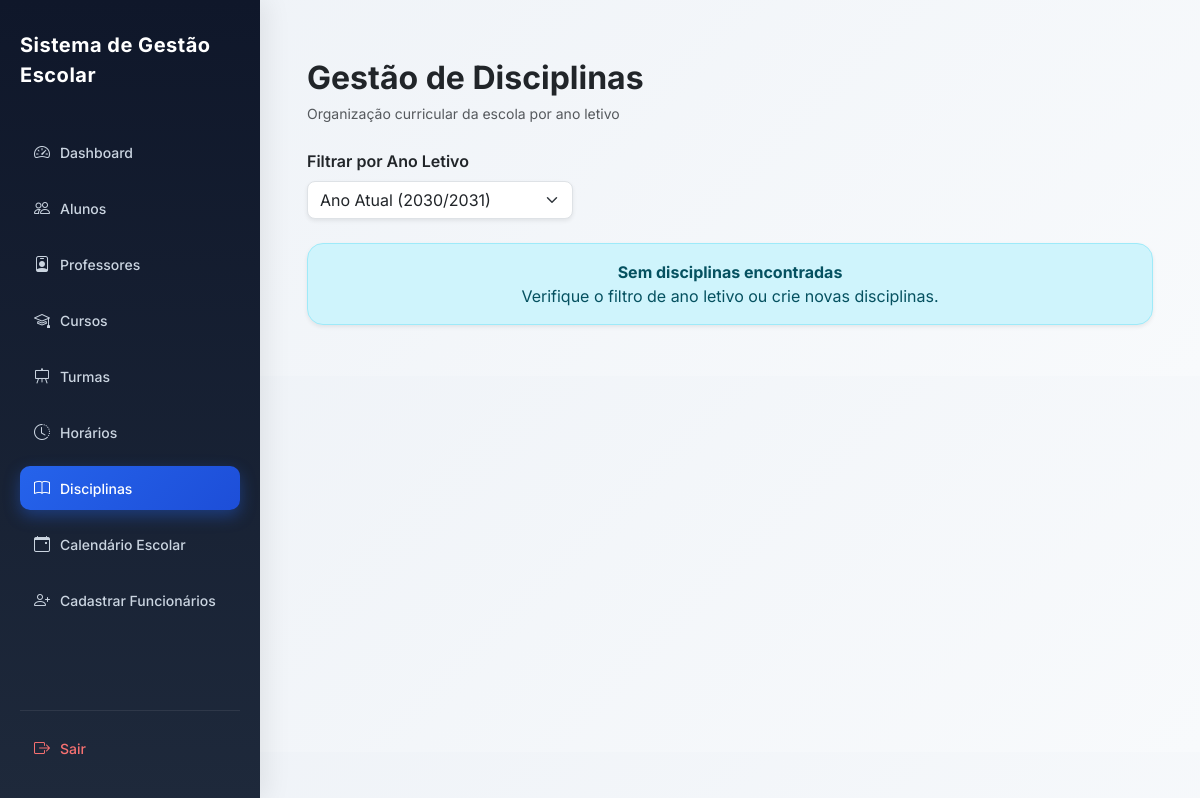
The page /disciplinas/ (signed in) on the database as committed earlier.
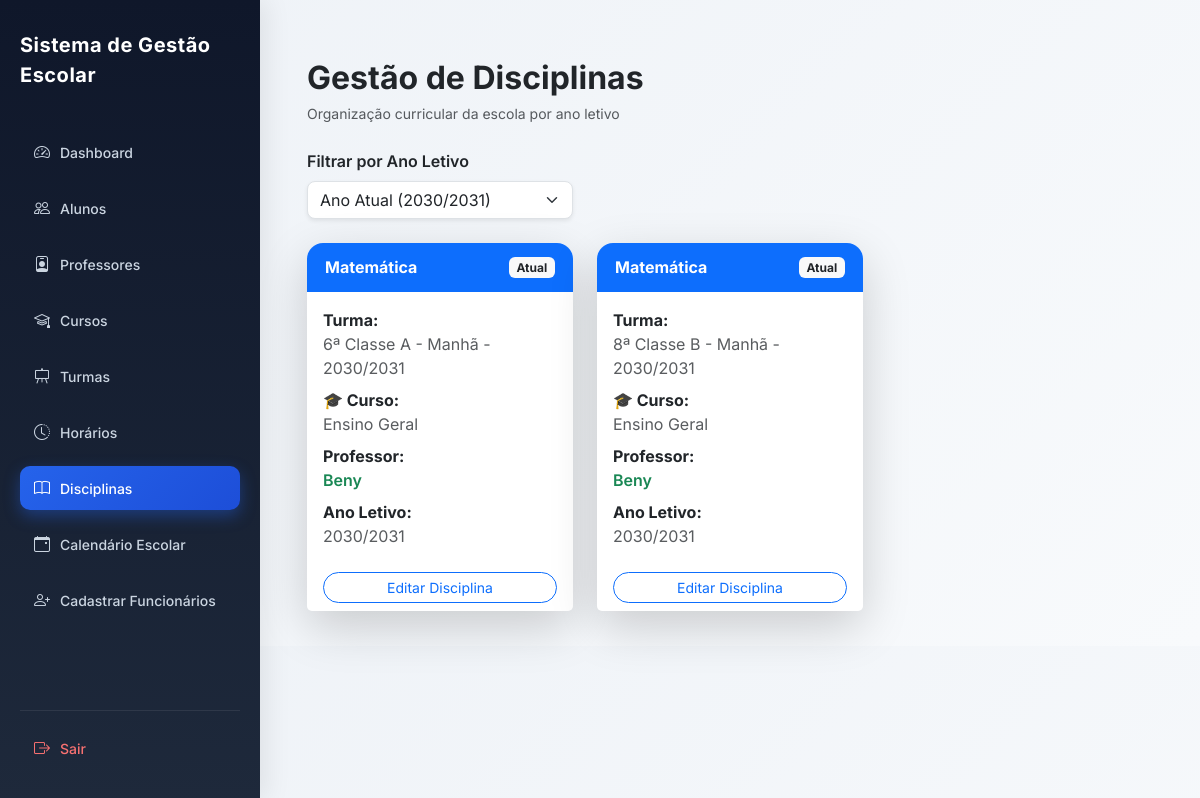
The same page on the database as committed later.
### academic/models.py (models this page shows, shortened)
class Disciplina(models.Model):
    nome = models.CharField(max_length=90)
    turma = models.ForeignKey(
        Turma,
        on_delete=models.CASCADE,
        related_name="disciplinas"
    )
    professor = models.ForeignKey(
        settings.AUTH_USER_MODEL,
        on_delete=models.CASCADE,
        limit_choices_to={'role': 'PROFESSOR'},
        related_name="disciplinas",
        null=True,
        blank=True
    )
    escola = models.ForeignKey(
        Escola,
        on_delete=models.CASCADE,
        related_name="disciplinas"
    )
    criada_em = models.DateTimeField(auto_now_add=True)
    class Meta:
        unique_together = ('nome', 'turma', 'escola')
        ordering = ["nome"]

class Turma(models.Model):
    CLASSE_CHOICES = [
        ('4', '4ª Classe'),
        ('5', '5ª Classe'),
        ('6', '6ª Classe'),
        ('7', '7ª Classe'),
        ('8', '8ª Classe'),
        ('9', '9ª Classe'),
        ('10', '10ª Classe'),
        ('11', '11ª Classe'),
        ('12', '12ª Classe'),
        ('13', '13ª Classe'),
    ]
    TURNOS = [
        ('MANHA', 'Manhã'),
        ('TARDE', 'Tarde'),
        ('NOITE', 'Noite'),
    ]
    classe = models.CharField(
        max_length=10,
        choices=CLASSE_CHOICES,
        verbose_name="Classe"
    )
    curso = models.ForeignKey(
        'Curso',
        on_delete=models.SET_NULL,
        null=True,
        blank=True,
        related_name="turmas",
        verbose_name="Curso"
    )
    identificador = models.CharField(
        max_length=5,
        verbose_name="Identificador"
    )
    turno = models.CharField(
        max_length=10,
        choices=TURNOS,
        default='MANHA',
        verbose_name='Turno'
    )
    ano_letivo = models.ForeignKey(
        'AnoLetivo',
        on_delete=models.CASCADE,
        related_name="turmas",
        verbose_name="Ano Letivo"
    )
    escola = models.ForeignKey(
        'Escola',
        on_delete=models.CASCADE,
        related_name="turmas",
        verbose_name="Escola"
    )
    professor = models.ForeignKey(
        settings.AUTH_USER_MODEL,
        on_delete=models.SET_NULL,
        related_name="turmas",
        limit_choices_to={"role": "PROFESSOR"},
        null=True,
        blank=True,
        verbose_name="Professor"
    )
    criada_em = models.DateTimeField(
        auto_now_add=True,
        verbose_name="Data de Criação"
    )
    class Meta:
        constraints = [
            models.UniqueConstraint(
                fields=['classe', 'identificador', 'turno', 'ano_letivo', 'escola', 'curso'],
                name='unique_turma_por_curso'
            )
        ]
        verbose_name = "Turma"
        verbose_name_plural = "Turmas"
    def nome_completo(self):
        return f"{self.get_classe_display()} {self.identificador} - {self.get_turno_display()} - {self.ano_letivo}"
    def __str__(self):
        return self.nome_completo()

class AnoLetivo(models.Model):
    nome = models.CharField(max_length=20)  # Ex: 2025/2026
    ativo = models.BooleanField(default=True)
    escola = models.ForeignKey(
        "Escola",
        on_delete=models.CASCADE,
        related_name="anos_letivos"
    )
    def __str__(self):
        return self.nome

### users/models.py (models this page shows, shortened)
class User(AbstractUser):
    ROLE_CHOICES = (
        ('SUPERADMIN', 'Super Admin'),
        ('DIRETOR', 'Diretor'),
        ('PROFESSOR', 'Professor'),
        ('ALUNO', 'Aluno'),
        ('FINANCEIRO', 'Financeiro'),
        ('SECRETARIA', 'Secretaria'),
    )
    role = models.CharField(
        max_length=20,
        choices=ROLE_CHOICES,
        default='ALUNO'
    )
    ativo = models.BooleanField(default=True)
    escola = models.ForeignKey(
        'academic.Escola',
        on_delete=models.CASCADE,
        null=True,
        blank=True,
        related_name="usuarios"
    )
    criado_em = models.DateTimeField(auto_now_add=True)
    objects = UserManager()

### core/views.py (the view)
# urls.py: path('disciplinas/', views.lista_disciplinas, name='disciplinas'),
@login_required
def lista_disciplinas(request):
    escola = get_escola(request)
    if not escola:
        return redirect('dashboard')
    ano_ativo = AnoLetivo.objects.filter(
        escola=escola,
        ativo=True
    ).first()
    ano_id = request.GET.get("ano")
    if request.user.role == "DIRETOR":
        disciplinas = Disciplina.objects.filter(
            escola=escola
        )
    elif request.user.role == "PROFESSOR":
        disciplinas = Disciplina.objects.filter(
            escola=escola,
            professor=request.user
        )
    else:
        return redirect("dashboard")
    if ano_id:
        disciplinas = disciplinas.filter(
            turma__ano_letivo_id=ano_id
        )
    else:
        disciplinas = disciplinas.filter(
            turma__ano_letivo=ano_ativo
        )
    anos = AnoLetivo.objects.filter(
        escola=escola
    ).order_by("-nome")
    return render(request, "disciplinas.html", {
        "disciplinas": disciplinas,
        "anos": anos,
        "ano_selecionado": ano_id,
        "ano_ativo": ano_ativo
    })

### core/views.py (called while the page is built)
def get_escola(request):
    user = request.user
    if user.role == 'SUPERADMIN':
        escola_id = request.session.get('escola_id')
        if escola_id:
            return Escola.objects.filter(id=escola_id).first()
        return None
    return user.escola

### core/templates/disciplinas.html (shortened to what this page needs)
{% extends "base.html" %}
{% block content %}
<div class="container-fluid mt-4">
<div class="d-flex justify-content-between align-items-center flex-wrap gap-3 mb-4">
    <div>
        <h2 class="fw-bold mb-1">
            Gestão de Disciplinas
        </h2>
        <small class="text-muted">
            Organização curricular da escola por ano letivo
        </small>
    </div>
</div>
<form method="GET" class="mb-4">
    <div class="row">
        <div class="col-md-4">
            <label class="form-label fw-semibold">
                Filtrar por Ano Letivo
            </label>
            <select name="ano"
                    class="form-select shadow-sm rounded-3"
                    onchange="this.form.submit()">
                <option value="">
                    Ano Atual ({{ ano_ativo.nome }})
                </option>
            </select>
        </div>
    </div>
</form>
<div class="row g-4">
    {% for disciplina in disciplinas %}
    <div class="col-md-6 col-xl-4">
        <div class="card border-0 shadow-lg h-100 rounded-4 hover-card">
            <div class="card-header bg-primary text-white border-0 rounded-top-4">
                <div class="d-flex justify-content-between align-items-center">
                    <h6 class="mb-0 fw-bold">
                        {{ disciplina.nome }}
                    </h6>
                    {% if disciplina.turma.ano_letivo.ativo %}
                        <span class="badge bg-light text-dark">
                            Atual
                        </span>
                    {% else %}
                        <span class="badge bg-secondary">
                            Histórico
                        </span>
                    {% endif %}
                </div>
            </div>
            <div class="card-body">
                <p class="mb-2">
                    <strong>Turma:</strong><br>
                    <span class="text-muted">{{ disciplina.turma }}</span>
                </p>
                <p class="mb-2">
                    <strong>🎓 Curso:</strong><br>
                    {% if disciplina.turma.curso %}
                        <span class="badge bg-info text-dark">
                            {{ disciplina.turma.curso.nome }}
                        </span>
                    {% else %}
                        <span class="text-muted">
                            Ensino Geral
                        </span>
                    {% endif %}
                </p>
                <p class="mb-2">
                    <strong>Professor:</strong><br>
                    {% if disciplina.professor %}
                        <span class="text-success fw-semibold">
                            {{ disciplina.professor.get_full_name|default:disciplina.professor.username }}
                        </span>
                    {% else %}
                        <span class="badge bg-warning text-dark">
                            Não atribuído
                        </span>
                    {% endif %}
                </p>
                <p class="mb-0">
                    <strong>Ano Letivo:</strong><br>
                    <span class="text-muted">
                        {{ disciplina.turma.ano_letivo }}
                    </span>
                </p>
            </div>
            <div class="card-footer bg-white border-0">
                {% if disciplina.turma.ano_letivo.ativo %}
                    <a href="{% url 'editar_disciplina' disciplina.id %}"
                       class="btn btn-outline-primary btn-sm w-100 rounded-pill">
                        Editar Disciplina
                    </a>
                {% else %}
                    <button class="btn btn-outline-secondary btn-sm w-100 rounded-pill"
                            disabled
                            title="Não é possível editar disciplinas de anos encerrados">
                        Histórico (não editável)
                    </button>
                {% endif %}
            </div>
        </div>
    </div>
    {% empty %}
    <div class="col-12">
        <div class="alert alert-info text-center shadow-sm rounded-4">
            <strong>Sem disciplinas encontradas</strong><br>
            Verifique o filtro de ano letivo ou crie novas disciplinas.
        </div>
    </div>
    {% endfor %}
</div>
</div>
{% endblock %}

### core/templates/base.html (shortened to what this page needs)
<!DOCTYPE html>
<html lang="pt">
<head>
    <link href="https://cdn.jsdelivr.net/npm/bootstrap@5.3.2/dist/css/bootstrap.min.css" rel="stylesheet">
    <link rel="stylesheet"
          href="https://cdn.jsdelivr.net/npm/bootstrap-icons@1.11.1/font/bootstrap-icons.css">
</head>
<body>
<div class="sidebar">
    <div class="sidebar-content">
        <div class="brand">
            Sistema de Gestão Escolar
        </div>
        <ul class="menu">
            <li class="menu-item">
                <a href="/dashboard/"
                   class="menu-link {% if request.path == '/dashboard/' %}active{% endif %}">
                    <i class="bi bi-speedometer2"></i>
                    Dashboard
                </a>
            </li>
            <li class="menu-item">
                <a href="/alunos/"
                   class="menu-link {% if '/alunos/' in request.path %}active{% endif %}">
                    <i class="bi bi-people"></i>
                    Alunos
                </a>
            </li>
            <li class="menu-item">
                <a href="/professores/"
                   class="menu-link {% if '/professores/' in request.path %}active{% endif %}">
                    <i class="bi bi-person-badge"></i>
                    Professores
                </a>
            </li>
            <li class="menu-item">
                <a href="{% url 'cursos' %}"
                   class="menu-link {% if request.resolver_match.url_name == 'cursos' %}active{% endif %}">
                    <i class="bi bi-mortarboard"></i>
                    Cursos
                </a>
            </li>
            <li class="menu-item">
                <a href="/turmas/"
                   class="menu-link {% if '/turmas/' in request.path %}active{% endif %}">
                    <i class="bi bi-easel"></i>
                    Turmas
                </a>
            </li>
            <li class="menu-item">
                <a href="{% url 'horarios_turma' %}"
                   class="menu-link {% if request.resolver_match.url_name == 'horarios_turma' %}active{% endif %}">
                    <i class="bi bi-clock-history"></i>
                    Horários
                </a>
            </li>
            <li class="menu-item">
                <a href="/disciplinas/"
                   class="menu-link {% if '/disciplinas/' in request.path %}active{% endif %}">
                    <i class="bi bi-book"></i>
                    Disciplinas
                </a>
            </li>
            <li class="menu-item">
                <a href="{% url 'calendario_escolar' %}"
                   class="menu-link {% if request.resolver_match.url_name == 'calendario_escolar' %}active{% endif %}">
                    <i class="bi bi-calendar-event"></i>
                    Calendário Escolar
                </a>
            </li>
            <li class="menu-item">
                <a href="{% url 'cadastrar_secretaria' %}"
                   class="menu-link {% if request.resolver_match.url_name == 'cadastrar_secretaria' %}active{% endif %}">
                    <i class="bi bi-person-plus"></i>
                    Cadastrar Funcionários
                </a>
            </li>
        </ul>
    </div>
    <div class="sidebar-footer">
        <a href="/logout/" class="menu-link logout-link">
            <i class="bi bi-box-arrow-right"></i>
            <span>Sair</span>
        </a>
    </div>
</div>
<div class="content">
    {% block content %}
    {% endblock %}
</div>
</body>
</html>

### core/templates/base.html (style rules this page uses)
body { margin: 0; font-family: 'Inter', sans-serif; background: linear-gradient(135deg, #eef2f7, #f8fafc); }
.sidebar { position: fixed; width: 260px; height: 100vh; background: linear-gradient(180deg, #0f172a, #1e293b); padding: 30px 20px; color: white; box-shadow: 6px 0 25px rgba(0,0,0,0.08); display: flex; flex-direction: column; justify-content: space-between; overflow-y: auto; }
.sidebar-content { flex: 1; }
.brand { font-size: 20px; font-weight: 700; margin-bottom: 40px; letter-spacing: 0.5px; }
.menu { list-style: none; padding: 0; margin: 0; }
.menu-item { margin-bottom: 12px; }
.menu-link { display: flex; align-items: center; text-decoration: none; padding: 10px 14px; border-radius: 10px; color: #cbd5e1; font-weight: 500; transition: 0.3s; font-size: 14px; }
.menu-link i { margin-right: 10px; font-size: 16px; }
.menu-link.active { background: linear-gradient(135deg, #2563eb, #1d4ed8); color: white; box-shadow: 0 6px 16px rgba(37, 99, 235, 0.4); }
.sidebar-footer { padding-top: 15px; margin-top: 10px; border-top: 1px solid rgba(255,255,255,0.08); }
.logout-link { color: #f87171; }
.content { margin-left: 260px; padding: 35px; }

### core/templates/disciplinas.html (style rules this page uses)
.hover-card { transition: all 0.25s ease; }
.card-header { padding: 14px 18px; }

Rows that differ between the two databases and show on the page:
added Disciplina: nome "Matemática", shows "Atual", turma "6ª Classe A - Manhã - 2030/2031", shows "Ensino Geral", professor.get_full_name "Beny", turma.ano_letivo "2030/2031", shows "Editar Disciplina"
added Disciplina: nome "Matemática", shows "Atual", turma "8ª Classe B - Manhã - 2030/2031", shows "Ensino Geral", professor.get_full_name "Beny", turma.ano_letivo "2030/2031", shows "Editar Disciplina"
Other text that changed with them:
text no longer shown: "Sem disciplinas encontradas Verifique o filtro de ano letivo ou crie novas disciplinas."
